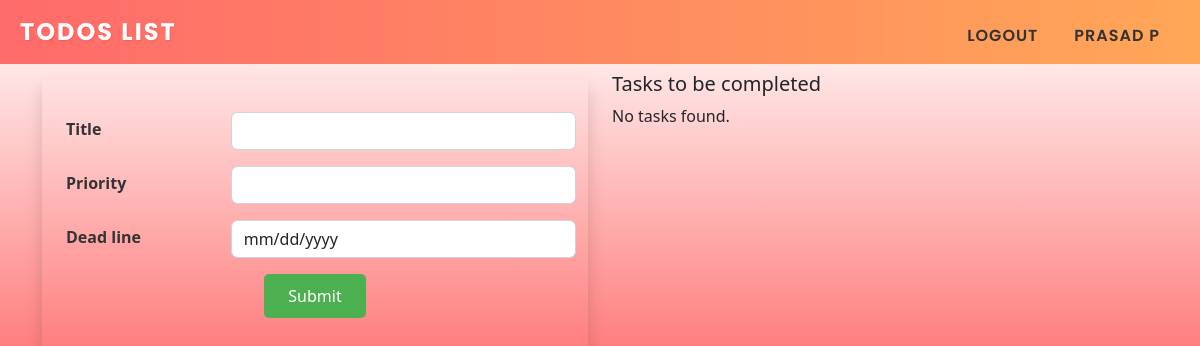
The page / (signed in) on the database as committed earlier.
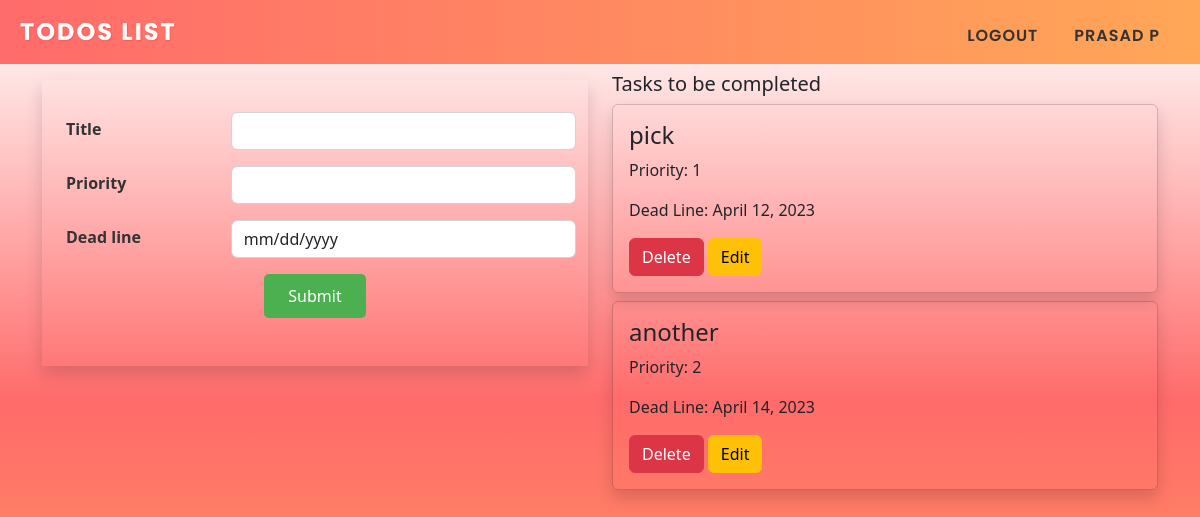
The same page on the database as committed later.
### todoapp/models.py (models this page shows, shortened)
class Task(models.Model):
    title = models.CharField(max_length=250)
    user = models.ForeignKey(User, on_delete=models.CASCADE)
    priority = models.IntegerField()
    date = models.DateField()

### todoapp/views.py (the view, shortened to what this page needs)
# urls.py: path('',views.index,name='index'),
@login_required(login_url='account:login')
def index(request):
    user = request.user
    tasks = Task.objects.filter(user=user).order_by('priority')
    form = TodoForm()
    return render(request, 'index.html', {'tasks': tasks, 'form': form,'today':date.today().strftime('%Y-%m-%d')})

### todoapp/forms.py
class TodoForm(forms.ModelForm):
    class Meta:
        model = Task
        fields = ['title', 'priority', 'date']

### templates/index.html (shortened to what this page needs)
 {% extends 'base.html' %}
    {% block body %}
    <div class="container">
        <div class="row">
                <div class="col-md-6 mt-2">
                        <form method="POST" class="shadow p-4 mt-2" action="{% url 'todoapp:index' %}">
                                <div class="form-label">
                                <div class="row mb-3 pt-2 form-group">
                                        <label for="title">Title</label>
                                        <input type="text" class="form-control" id="title" name="title">
                                </div>
                                <div class="row mb-3 form-group">
                                        <label for="priority">Priority</label>
                                        <input type="number" class="form-control" id="priority" name="priority">
                                </div>
                                <div class="row mb-3 form-group">
                                        <label for="session-date">Dead line</label>
                                        <input type="date" class="form-control" name="date" id="session-date" placeholder="Deadline" min="{{ today }}">
                                </div>
                                <div class="m-3 pb-2 text-center">
                                        <input class="btn btn-success todo-submit" type="submit">
                                </div>
                        </div>
                        </form>
                </div>
                <div class="col-md-6 mt-2">
                        <h5>Tasks to be completed</h5>
                {% if tasks %}
                    {% for task in tasks %}
                        <div class="card shadow mb-2">
                            <div class="card-body">
                                <h4 class="card-title">{{ task.title }}</h4>
                                <p class="card-text">Priority: {{ task.priority }}</p>
                                <p class="card-text">Dead Line: {{ task.date }}</p>
                                <a href="{% url 'todoapp:delete' task.id %}" class="btn btn-danger">Delete</a>
                                <a href="{% url 'todoapp:update' task.id %}" class="btn btn-warning">Edit</a>
                            </div>
                        </div>
                    {% endfor %}
                {% else %}
                    <p>No tasks found.</p>
                {% endif %}
                </div>
        </div>
    </div>
    {% endblock %}

### templates/base.html (shortened to what this page needs)
{% load static %}
<!DOCTYPE html>
<html lang="en">
<head>
    <link rel="stylesheet" href="{% static 'bootstrap-5.2.2-dist/css/bootstrap.css' %}">
    <link rel="stylesheet" href="https://use.fontawesome.com/releases/v5.15.3/css/all.css">
    <link rel="stylesheet" href="{% static 'css/style.css' %}">
</head>
<body>
  <nav class="navbar navbar-expand-sm bg-body-tertiary">
    <div class="container-fluid justify-content-between">
      <a class="navbar-brand ms-2" href="/">Todos List</a>
      <div class="collapse navbar-collapse text-end" id="navbarSupportedContent">
        <ul class="navbar-nav ms-auto mt-2 mb-lg-0">
          {% if user.is_authenticated %}
          <li class="nav-item">
            <a class="nav-link" href="{% url 'account:logout' %}">logout</a>
          </li>
          <li class="nav-item">
            <a class="nav-link" href="/">{{user.first_name}} {{user.last_name}}</a>
          </li>
          {% endif %}
        </ul>
      </div>
    </div>
  </nav>
    {% block body %}
    {% endblock %}
</body>
</html>

### static/css/style.css (style rules this page uses)
body { background: linear-gradient(to bottom, white, #ff6b6b 50%, #ffa757); background-repeat: no-repeat; min-height: 100vh; }
.navbar-brand { display: grid; place-items: center; }
input#session-date { display: inline-block; position: relative; }
.navbar { background: linear-gradient(to right, #ff6b6b, #ffa757); }
.navbar-nav a { color: white; }
.navbar-brand { font-family: 'Poppins', sans-serif; font-size: 1.5rem; font-weight: bold; text-transform: uppercase; letter-spacing: 2px; color: #fff; text-shadow: 1px 1px 1px rgba(238, 10, 10, 0.2); transition: all 0.2s ease-in-out; }
.navbar-nav a { font-family: 'Poppins', sans-serif; font-weight: 600; font-size: 1rem; color: #333; text-transform: uppercase; letter-spacing: 1px; margin-right: 20px; transition: all 0.2s ease-in-out; }
.form-label .row { display: flex; align-items: center; }
.form-label label { margin-bottom: 0; padding-right: 5px; flex: 1; font-size: 1rem; font-weight: bold; color: #333; margin-bottom: 5px; }
.form-label input { flex: 2; }
.todo-submit { background-color: #4CAF50; color: white; border: none; padding: 10px 24px; cursor: pointer; border-radius: 5px; }
.card { background-color: inherit; }

Rows that differ between the two databases and show on the page:
added Task: title "pick", priority "1", date "April 12, 2023"
added Task: title "another", priority "2", date "April 14, 2023"
Other text that changed with them:
text no longer shown: "No tasks found."
